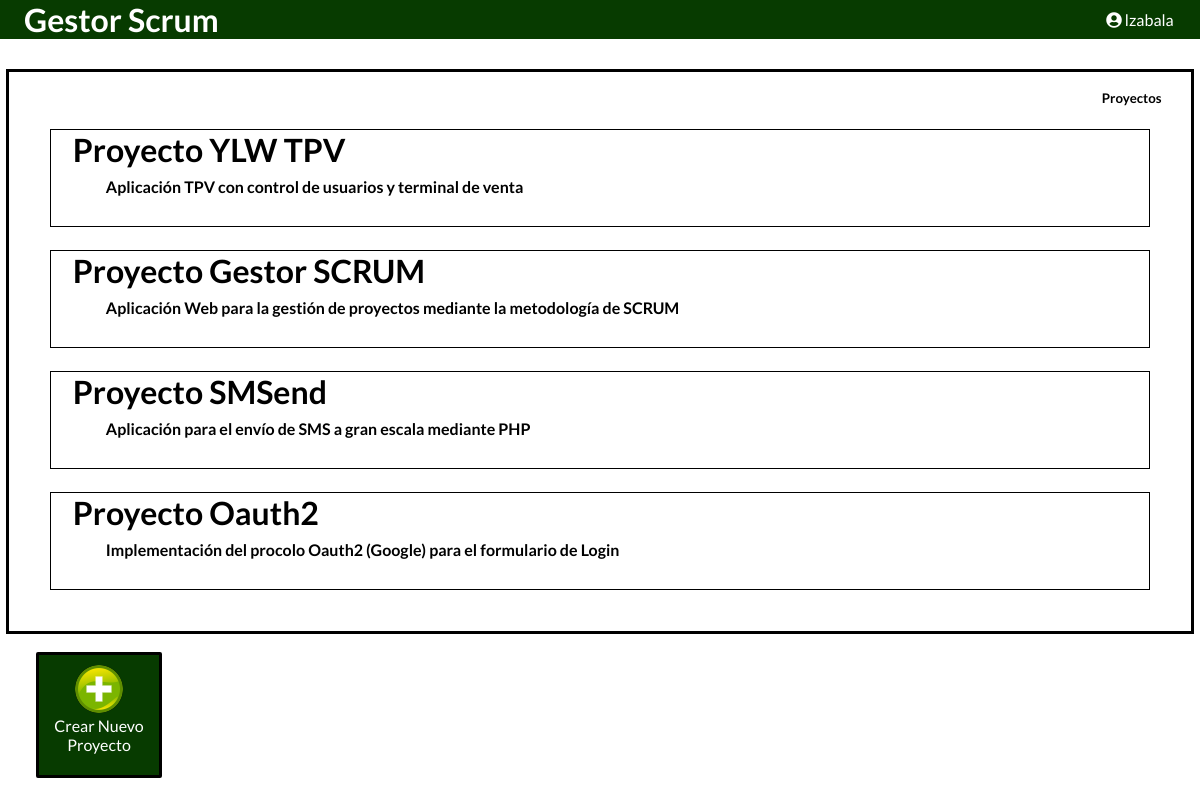
The page /UserPanel.php (signed in) on the database its author committed.
### tables this page shows
CREATE TABLE `Proyectos` (
  `ID_Proyecto` int(11) NOT NULL,
  `Nombre_Proyecto` varchar(50) NOT NULL,
  `Fecha_Inicio_Proyecto` date NOT NULL,
  `Fecha_Final_Proyecto` date NOT NULL,
  `Descripcion_Proyecto` varchar(256) DEFAULT NULL,
  `PO_Proyecto` varchar(100) NOT NULL,
  `SM_Proyecto` varchar(100) NOT NULL
);

### UserPanel.php (the view, shortened to what this page needs)
<!DOCTYPE html>
<html lang="es" dir="ltr">
  <head>
    <link rel="stylesheet" type="text/css" href="CSS/UserPanel_CSS/Styles.css">
    <link rel="stylesheet" type="text/css" href="CSS/Cursors.css">
  	<link rel="stylesheet" href="https://use.fontawesome.com/releases/v5.5.0/css/all.css">
  </head>
  <body onload="allowedOperations(), hidePreviousProjects()">
    <header>
      <?php
        echo "<div class='Logo'>Gestor Scrum</div>";
        echo "<nav>";
          echo "<ul id='Menu'>";
            echo "<li><a><i class='fas fa-user-circle'></i> ".$_SESSION['InputUser']."</a>";
            echo "</li>";
          echo "</ul>";
        echo "</nav>";
      ?>
    </header>
    <?php
      $Connection = new mysqli("localhost", "scrum", "P@ssw0rd", "BD_Scrum");
      $Connection->set_charset("utf8");
      $Query = "SELECT Perfil_Usuario FROM Usuarios WHERE Nombre_Usuario = '".$_SESSION['InputUser']."'";
      $Result = $Connection->query($Query);
      while ($Row = $Result->fetch_assoc()) {
        $UP = $Row["Perfil_Usuario"];
      }
    ?>
    <?php
      $Connection = new mysqli("localhost", "scrum", "P@ssw0rd", "BD_Scrum");
      $Connection->set_charset("utf8");
      if ($UP == "SM") {
        $Query = "SELECT * FROM Proyectos";
      } elseif ($UP != "SM") {
        $Query = "SELECT P.* FROM Proyectos P, Grupos G, Usuarios U
        WHERE P.ID_Proyecto = G.ID_Proyecto AND U.ID_Grupo = G.ID_Grupo AND U.Nombre_Usuario = '".$_SESSION['InputUser']."';";
      }
      echo '<div class="GlobalContainer">';
      echo '<h5 class="GlobalContainerName">Proyectos</h5>';
      if ($Result = $Connection->query($Query)) {
        while ($Row = $Result->fetch_row()) {
          echo "<a><div class='LocalContainer' onclick='showProjectInfo(this)'>";
          echo "<h1 class='ProjectTitle'>$Row[1]</h1>";
          echo "<br>";
          echo "<p class='ProjectDesc'><b>$Row[4]</b></p>";
          echo "<br>";
          echo "</div><a>";
        }
      }
      echo "</div>";
    ?>
  </body>
</html>

### CSS/UserPanel_CSS/Styles.css (style rules this page uses)
* { font-family: 'Lato', sans-serif; }
.GlobalContainer { border: 3px solid black; margin: 2.5% 0.5% 0.5% 0.5%; padding: 1.5%; }
.GlobalContainerName { text-align: right; margin-right: 1%; }
.LocalContainer { border: 1px solid black; margin: 2% 2% 2% 2%; }
.Logo { display: flex; font-size: 2em; color: white; margin-left: 2%; align-content: center; font-weight: bold; }
a { text-decoration: none; color: black; }
.ProjectTitle { margin-left: 2%; }
.ProjectDesc { margin-left: 5%; margin-top: -1%; margin-bottom: 1%; }
* { margin: 0; padding: 0; }
header { font-family: Helvetica; width: auto; margin: 0 auto; background-color: #073B00; }
ul { list-style: none; }
nav { margin-top: -39px; float:right; }
#Menu li>a { background-color: #073B00; color: white; padding: 10px; display: block; text-decoration: none; min-width: 100px; }
#Menu>li { float: left; text-align:center }

### CSS/Cursors.css (style rules this page uses)
* { cursor: url(Cursors/Default.png), auto; }
html { cursor: url(Cursors/Default.png), auto; }
body { cursor: url(Cursors/Default.png), auto; }
a { cursor: url(Cursors/Default.png), auto; }
div { cursor: url(Cursors/Default.png), auto; }

### rows shown on the page
proyectos: Nombre_Proyecto "Proyecto YLW TPV", Descripcion_Proyecto "Aplicación TPV con control de usuarios y terminal de venta"
proyectos: Nombre_Proyecto "Proyecto Gestor SCRUM", Descripcion_Proyecto "Aplicación Web para la gestión de proyectos mediante la metodología de SCRUM"
proyectos: Nombre_Proyecto "Proyecto SMSend", Descripcion_Proyecto "Aplicación para el envío de SMS a gran escala mediante PHP"
proyectos: Nombre_Proyecto "Proyecto Oauth2", Descripcion_Proyecto "Implementación del procolo Oauth2 (Google) para el formulario de Login"

### other values the page prints
$_SESSION['InputUser'] "lzabala"
